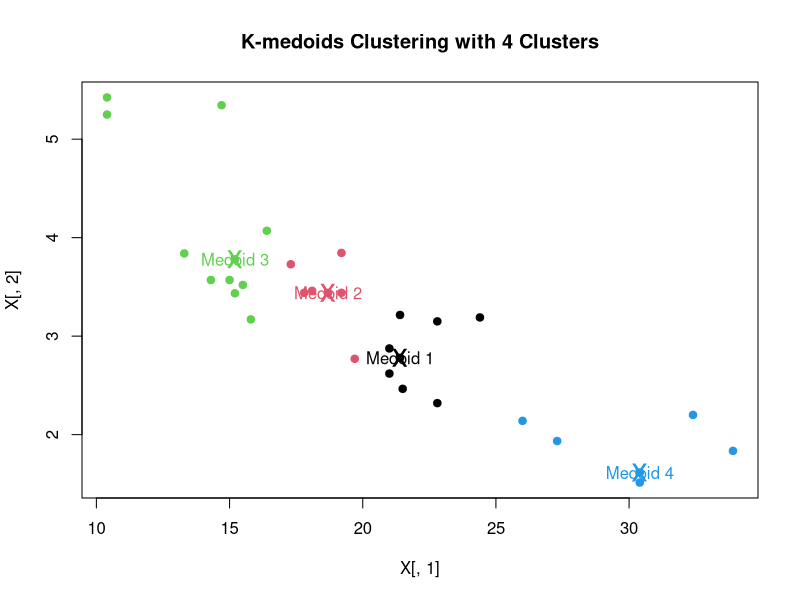

The R source for this figure:
library(cluster)
library(datasets)
data("mtcars")
# Select features (choose mpg and wt for this example)
features <- c("mpg", "wt")
X <- mtcars[, features]

# Define the number of clusters (experiment with different values)
numClusters <- 4

# Calculate pairwise distances using Manhattan distance
distances <- dist(X, method = "manhattan")

# Perform K-medoids clustering
kmedoids_model <- pam(distances, k = numClusters)

# Visualize the clusters
plot(X[, 1], X[, 2], col = kmedoids_model$clustering, pch = 19, 
     main = paste('K-medoids Clustering with', numClusters, 'Clusters'))
points(X[kmedoids_model$id.med, 1:2], col = 1:numClusters, pch = 'x', cex = 2)

# Optional: Add labels for medoids (cluster centers)
text(X[kmedoids_model$id.med, 1:2], paste("Medoid", 1:numClusters), col = 1:numClusters)